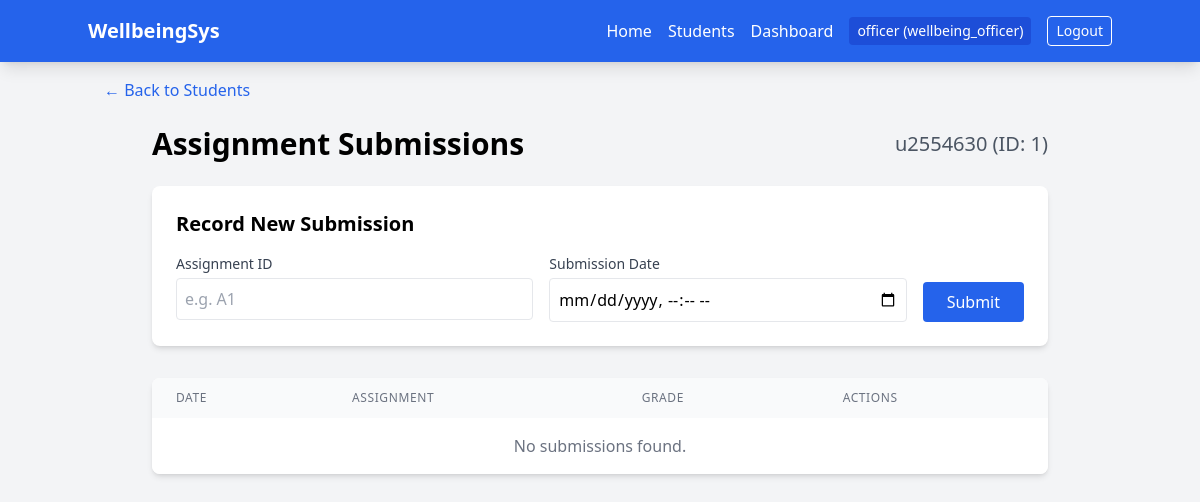
/submissions/1 (signed in), run on the app's committed database.
### tables this page shows
CREATE TABLE users (
    id INTEGER PRIMARY KEY AUTOINCREMENT,
    username TEXT NOT NULL UNIQUE,
    password_hash TEXT NOT NULL,
    role TEXT NOT NULL
);

CREATE TABLE students (
    id INTEGER PRIMARY KEY AUTOINCREMENT,
    university_id TEXT UNIQUE, -- e.g. u2554630
    name TEXT, -- We might mock this or use ID
    email TEXT,
    degree_name TEXT,
    year INTEGER,
    medical_info TEXT,
    disabilities TEXT,
    commute_type TEXT,
    avg_commute_time_min REAL,
    avg_screen_time_hours REAL
);

### app/routes.py (the view)
@main_bp.route('/submissions/<int:student_id>')
@login_required
def submission_list(student_id):
    student = current_app.student_service.get_student(student_id)
    if not student:
        abort(404)
    submissions = current_app.submission_service.get_student_submissions(student_id)
    return render_template('submissions.html', student=student, submissions=submissions)

### app/__init__.py (called while the page is built)
def create_app():
    app = Flask(__name__)
    app.config['SECRET_KEY'] = 'dev-secret-key-change-in-prod' # Required for sessions
    app.student_service = StudentService()
    app.attendance_service = AttendanceService()
    app.wellbeing_service = WellbeingService()
    app.submission_service = SubmissionService()
    app.user_service = UserService()
    app.analytics_service = AnalyticsService(
        app.attendance_service,
        app.wellbeing_service,
        app.submission_service
    )
    login_manager = LoginManager()
    login_manager.login_view = 'auth.login'
    login_manager.init_app(app)
    @login_manager.user_loader
    def load_user(user_id):
        return app.user_service.get_user_by_id(int(user_id))
    from app.routes import main_bp
    from app.auth_routes import auth_bp
    app.register_blueprint(main_bp)
    app.register_blueprint(auth_bp)
    return app

### app/database/connection.py (called while the page is built)
def get_db_connection(db_name=DEFAULT_DB):
    conn = sqlite3.connect(db_name, detect_types=sqlite3.PARSE_DECLTYPES)
    conn.row_factory = sqlite3.Row
    return conn

### app/services/student_service.py (called while the page is built)
    def get_student(self, student_id: int) -> Optional[Student]:
        conn = get_db_connection(self.db_name)
        cursor = conn.cursor()
        cursor.execute("SELECT * FROM students WHERE id = ?", (student_id,))
        row = cursor.fetchone()
        conn.close()
        if row:
            return self._map_row_to_student(row)
        return None

    def _map_row_to_student(self, row) -> Student:
        display_name = row['name'] if row['name'] else row['university_id']
        return Student(
            id=row['id'],
            university_id=row['university_id'],
            name=display_name,
            email=row['email'],
            degree_name=row['degree_name'],
            medical_info=row['medical_info'],
            disabilities=row['disabilities']
        )

### app/services/submission_service.py (called while the page is built)
    def get_student_submissions(self, student_id: int) -> List[Submission]:
        conn = get_db_connection(self.db_name)
        cursor = conn.cursor()
        cursor.execute("SELECT * FROM submissions WHERE student_id = ?", (student_id,))
        rows = cursor.fetchall()
        conn.close()
        return [Submission(
            id=row['id'],
            student_id=row['student_id'],
            assignment_id=row['assignment_id'],
            submission_date=row['submission_date'], # Datetime handling might need adjustment for string
            grade=row['grade']
        ) for row in rows]

### app/templates/submissions.html (shortened to what this page needs)
{% extends "base.html" %}
{% block content %}
<div class="mb-6">
    <a href="/students" class="text-blue-600 hover:underline">&larr; Back to Students</a>
</div>
<div class="max-w-4xl mx-auto">
    <div class="flex justify-between items-center mb-6">
        <h1 class="text-3xl font-bold">Assignment Submissions</h1>
        <div class="text-xl text-gray-600">{{ student.name }} (ID: {{ student.id }})</div>
    </div>
    <div class="bg-white p-6 rounded-lg shadow-md mb-8">
        <h2 class="text-xl font-semibold mb-4">Record New Submission</h2>
        <form action="/submissions/add" method="POST" class="flex gap-4 flex-wrap">
            <div class="flex-1 min-w-[200px]">
                <label class="block text-gray-700 text-sm mb-1">Assignment ID</label>
                <input type="text" name="assignment_id" placeholder="e.g. A1" required
                       class="w-full border p-2 rounded">
            </div>
            <div class="flex-1 min-w-[200px]">
                <label class="block text-gray-700 text-sm mb-1">Submission Date</label>
                <input type="datetime-local" name="submission_date" required
                       class="w-full border p-2 rounded">
            </div>
            <div class="flex items-end">
                <button type="submit" class="bg-blue-600 text-white px-6 py-2 rounded hover:bg-blue-700">
                    Submit
                </button>
            </div>
        </form>
    </div>
    <div class="bg-white rounded-lg shadow-md overflow-hidden">
        <table class="min-w-full">
            <thead class="bg-gray-50">
                <tr>
                    <th class="px-6 py-3 text-left text-xs font-medium text-gray-500 uppercase tracking-wider">Date</th>
                    <th class="px-6 py-3 text-left text-xs font-medium text-gray-500 uppercase tracking-wider">Assignment</th>
                    <th class="px-6 py-3 text-left text-xs font-medium text-gray-500 uppercase tracking-wider">Grade</th>
                    <th class="px-6 py-3 text-left text-xs font-medium text-gray-500 uppercase tracking-wider">Actions</th>
                </tr>
            </thead>
            <tbody class="bg-white divide-y divide-gray-200">
                {% for sub in submissions %}
                <tr>
                    <td class="px-6 py-4 whitespace-nowrap">{{ sub.submission_date }}</td>
                    <td class="px-6 py-4 whitespace-nowrap font-medium">{{ sub.assignment_id }}</td>
                    <td class="px-6 py-4 whitespace-nowrap">
                        {% if sub.grade is not none %}
                            <span class="font-bold text-blue-600">{{ sub.grade }}</span>
                        {% else %}
                            <form action="/submissions/grade/{{ sub.id }}?student_id={{ student.id }}" method="POST" class="flex items-center gap-2">
                                <input type="number" name="grade" step="0.1" placeholder="0-100" class="w-20 border p-1 text-sm rounded">
                                <button type="submit" class="text-xs bg-gray-200 hover:bg-gray-300 px-2 py-1 rounded">Grade</button>
                            </form>
                        {% endif %}
                    </td>
                    <td class="px-6 py-4 whitespace-nowrap text-sm font-medium">
                        <form action="/submissions/delete/{{ sub.id }}?student_id={{ student.id }}" method="POST" onsubmit="return confirm('Are you sure?');">
                            <button type="submit" class="text-red-600 hover:text-red-900">Delete</button>
                        </form>
                    </td>
                </tr>
                {% else %}
                <tr>
                    <td colspan="4" class="px-6 py-4 text-center text-gray-500">No submissions found.</td>
                </tr>
                {% endfor %}
            </tbody>
        </table>
    </div>
</div>
{% endblock %}

### app/templates/base.html (shortened to what this page needs)
<!DOCTYPE html>
<html lang="en">
<head>
    <script src="https://cdn.tailwindcss.com"></script>
</head>
<body class="bg-gray-100 min-h-screen">
    <nav class="bg-blue-600 text-white p-4 shadow-lg">
        <div class="container mx-auto flex justify-between items-center">
            <a href="/" class="text-xl font-bold">WellbeingSys</a>
            <div class="space-x-4 flex items-center">
                {% if current_user.is_authenticated %}
                    <a href="/" class="hover:text-blue-200">Home</a>
                    <a href="/students" class="hover:text-blue-200">Students</a>
                    <a href="/dashboard" class="hover:text-blue-200">Dashboard</a>
                    <span class="text-sm bg-blue-700 px-2 py-1 rounded">
                        {{ current_user.username }} ({{ current_user.role.value }})
                    </span>
                    <a href="/logout" class="text-sm border border-white px-2 py-1 rounded hover:bg-white hover:text-blue-600 transition">Logout</a>
                {% else %}
                    <a href="/login" class="hover:text-blue-200">Login</a>
                {% endif %}
            </div>
        </div>
    </nav>
    <main class="container mx-auto p-4">
        {% block content %}{% endblock %}
    </main>
</body>
</html>

### data on the page
users: username "officer", role.value "wellbeing_officer"
students: name "u2554630", id "1"
